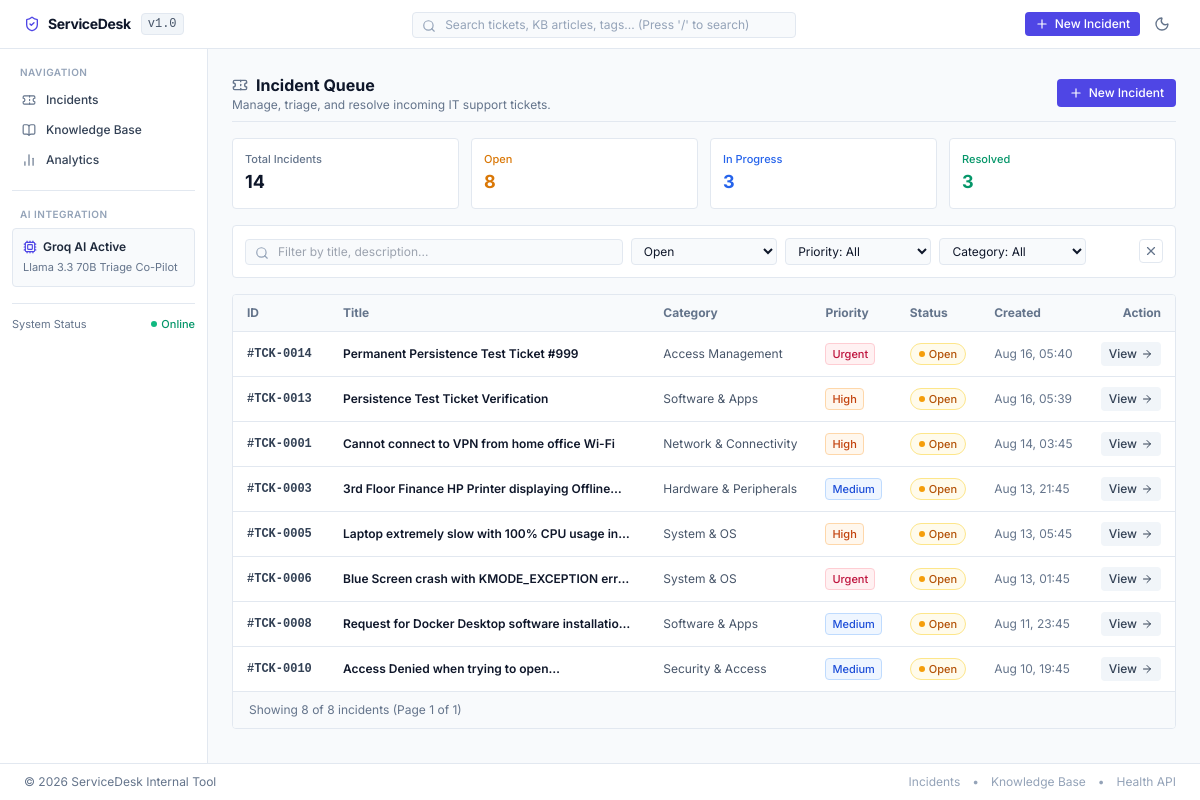
Page /tickets?status=Open on the committed database.
### app/models.py (models this page shows)
class Ticket(Base):
    __tablename__ = "tickets"
    id = Column(Integer, primary_key=True, index=True, autoincrement=True)
    title = Column(String(255), nullable=False)
    description = Column(Text, nullable=False)
    status = Column(String(50), nullable=False, default="Open")  # Open, In Progress, Pending, Resolved, Closed
    priority = Column(String(50), nullable=False, default="Medium")  # Low, Medium, High, Urgent
    category = Column(String(100), nullable=False, default="General IT")
    ai_summary = Column(Text, nullable=True)
    suggested_resolution = Column(Text, nullable=True)
    final_resolution = Column(Text, nullable=True)
    created_at = Column(DateTime(timezone=True), default=utc_now)
    updated_at = Column(DateTime(timezone=True), default=utc_now, onupdate=utc_now)
    activities = relationship("TicketActivity", back_populates="ticket", cascade="all, delete-orphan", order_by="TicketActivity.created_at.desc()")

### app/routers/tickets.py (the view)
@router.get("/tickets", response_class=HTMLResponse)
async def list_tickets(
    request: Request,
    q: Optional[str] = Query(None),
    status_filter: Optional[str] = Query(None, alias="status"),
    priority_filter: Optional[str] = Query(None, alias="priority"),
    category_filter: Optional[str] = Query(None, alias="category"),
    page: int = Query(1, ge=1),
    page_size: int = Query(20, ge=1, le=100),
    created: Optional[bool] = False,
    deleted: Optional[bool] = False,
    db: Session = Depends(get_db)
):
    skip = (page - 1) * page_size
    tickets, total_count = TicketService.get_all_tickets(
        db=db,
        query=q,
        status=status_filter,
        priority=priority_filter,
        category=category_filter,
        skip=skip,
        limit=page_size
    )
    categories = TicketService.get_categories(db)
    counts = TicketService.get_ticket_counts(db)
    total_pages = max(1, (total_count + page_size - 1) // page_size)
    return templates.TemplateResponse(
        request=request,
        name="tickets/list.html",
        context={
            "app_name": settings.APP_NAME,
            "tickets": tickets,
            "counts": counts,
            "categories": categories,
            "statuses": VALID_STATUSES,
            "priorities": VALID_PRIORITIES,
            "search_query": q or "",
            "selected_status": status_filter or "All",
            "selected_priority": priority_filter or "All",
            "selected_category": category_filter or "All",
            "page": page,
            "total_pages": total_pages,
            "total_count": total_count,
            "created_success": created,
            "deleted_success": deleted
        }
    )

### app/templates/tickets/list.html (shortened to what this page needs)
{% extends "base.html" %}
{% block content %}
<div class="space-y-4">
    <div class="flex items-center justify-between gap-4 pb-2 border-b border-slate-200 dark:border-slate-800">
        <div>
            <h1 class="text-base font-bold text-slate-900 dark:text-white flex items-center gap-2">
                <i data-lucide="ticket" class="w-4 h-4 text-slate-500"></i>
                <span>Incident Queue</span>
            </h1>
            <p class="text-xs text-slate-500">Manage, triage, and resolve incoming IT support tickets.</p>
        </div>
        <div>
            <a href="/tickets/new" class="inline-flex items-center gap-1.5 px-3 py-1.5 rounded bg-indigo-600 hover:bg-indigo-700 text-white text-xs font-medium shadow-xs transition">
                <i data-lucide="plus" class="w-3.5 h-3.5"></i>
                <span>New Incident</span>
            </a>
        </div>
    </div>
    <div class="grid grid-cols-2 sm:grid-cols-4 gap-3">
        <a href="/tickets" class="p-3 rounded border border-slate-200 dark:border-slate-800 bg-white dark:bg-slate-900 shadow-xs hover:border-slate-300 transition">
            <span class="text-[11px] font-medium text-slate-500 block">Total Incidents</span>
            <span class="text-lg font-bold text-slate-900 dark:text-white">{{ counts.total }}</span>
        </a>
        <a href="/tickets?status=Open" class="p-3 rounded border border-slate-200 dark:border-slate-800 bg-white dark:bg-slate-900 shadow-xs hover:border-slate-300 transition">
            <span class="text-[11px] font-medium text-amber-600 dark:text-amber-400 block">Open</span>
            <span class="text-lg font-bold text-amber-600 dark:text-amber-400">{{ counts.open }}</span>
        </a>
        <a href="/tickets?status=In+Progress" class="p-3 rounded border border-slate-200 dark:border-slate-800 bg-white dark:bg-slate-900 shadow-xs hover:border-slate-300 transition">
            <span class="text-[11px] font-medium text-blue-600 dark:text-blue-400 block">In Progress</span>
            <span class="text-lg font-bold text-blue-600 dark:text-blue-400">{{ counts.in_progress }}</span>
        </a>
        <a href="/tickets?status=Resolved" class="p-3 rounded border border-slate-200 dark:border-slate-800 bg-white dark:bg-slate-900 shadow-xs hover:border-slate-300 transition">
            <span class="text-[11px] font-medium text-emerald-600 dark:text-emerald-400 block">Resolved</span>
            <span class="text-lg font-bold text-emerald-600 dark:text-emerald-400">{{ counts.resolved }}</span>
        </a>
    </div>
    <div class="p-3 rounded border border-slate-200 dark:border-slate-800 bg-white dark:bg-slate-900 shadow-xs">
        <form method="GET" action="/tickets" class="grid grid-cols-1 sm:grid-cols-12 gap-2 items-center">
            <div class="sm:col-span-5 relative">
                <i data-lucide="search" class="absolute left-2.5 top-2 w-3.5 h-3.5 text-slate-400"></i>
                <input
                    type="text"
                    name="q"
                    value="{{ search_query }}"
                    placeholder="Filter by title, description..."
                    class="w-full pl-8 pr-3 py-1 rounded border border-slate-200 dark:border-slate-700 bg-slate-50 dark:bg-slate-800 text-slate-900 dark:text-white text-xs focus:outline-none focus:ring-1 focus:ring-indigo-500"
                >
            </div>
            <div class="sm:col-span-2">
                <select name="status" onchange="this.form.submit()" class="w-full px-2 py-1 rounded border border-slate-200 dark:border-slate-700 bg-slate-50 dark:bg-slate-800 text-slate-900 dark:text-white text-xs focus:outline-none focus:ring-1 focus:ring-indigo-500">
                    {% for st in statuses %}
                        <option value="{{ st }}" {% if selected_status == st %}selected{% endif %}>{{ st }}</option>
                    {% endfor %}
                </select>
            </div>
            <div class="sm:col-span-2">
                <select name="priority" onchange="this.form.submit()" class="w-full px-2 py-1 rounded border border-slate-200 dark:border-slate-700 bg-slate-50 dark:bg-slate-800 text-slate-900 dark:text-white text-xs focus:outline-none focus:ring-1 focus:ring-indigo-500">
                    <option value="All" {% if selected_priority == 'All' %}selected{% endif %}>Priority: All</option>
                </select>
            </div>
            <div class="sm:col-span-2">
                <select name="category" onchange="this.form.submit()" class="w-full px-2 py-1 rounded border border-slate-200 dark:border-slate-700 bg-slate-50 dark:bg-slate-800 text-slate-900 dark:text-white text-xs focus:outline-none focus:ring-1 focus:ring-indigo-500">
                    <option value="All" {% if selected_category == 'All' %}selected{% endif %}>Category: All</option>
                </select>
            </div>
            <div class="sm:col-span-1 flex justify-end">
                {% if search_query or selected_status != 'All' or selected_priority != 'All' or selected_category != 'All' %}
                    <a href="/tickets" class="p-1 rounded border border-slate-200 dark:border-slate-700 text-slate-500 hover:bg-slate-100 dark:hover:bg-slate-800 text-xs" title="Reset Filters">
                        <i data-lucide="x" class="w-3.5 h-3.5"></i>
                    </a>
                {% endif %}
            </div>
        </form>
    </div>
    {% if tickets %}
        <div class="rounded border border-slate-200 dark:border-slate-800 bg-white dark:bg-slate-900 shadow-xs overflow-hidden">
            <div class="overflow-x-auto">
                <table class="w-full text-left text-xs">
                    <thead class="bg-slate-50 dark:bg-slate-800/60 border-b border-slate-200 dark:border-slate-800 text-slate-500 font-semibold">
                        <tr>
                            <th class="py-2.5 px-3.5 w-24">ID</th>
                            <th class="py-2.5 px-3.5">Title</th>
                            <th class="py-2.5 px-3.5">Category</th>
                            <th class="py-2.5 px-3.5">Priority</th>
                            <th class="py-2.5 px-3.5">Status</th>
                            <th class="py-2.5 px-3.5">Created</th>
                            <th class="py-2.5 px-3.5 text-right">Action</th>
                        </tr>
                    </thead>
                    <tbody class="divide-y divide-slate-200 dark:divide-slate-800">
                        {% for ticket in tickets %}
                            <tr class="table-row-hover transition-colors">
                                <td class="py-2.5 px-3.5 font-mono font-semibold text-slate-700 dark:text-slate-300">
                                    <a href="/tickets/{{ ticket.id }}" class="hover:text-indigo-600">
                                        #TCK-{{ "%04d" % ticket.id }}
                                    </a>
                                </td>
                                <td class="py-2.5 px-3.5">
                                    <a href="/tickets/{{ ticket.id }}" class="font-semibold text-slate-900 dark:text-white hover:text-indigo-600 dark:hover:text-indigo-400 line-clamp-1">
                                        {{ ticket.title }}
                                    </a>
                                </td>
                                <td class="py-2.5 px-3.5 text-slate-600 dark:text-slate-400 whitespace-nowrap">
                                    {{ ticket.category }}
                                </td>
                                <td class="py-2.5 px-3.5 whitespace-nowrap">
                                    {% if ticket.priority == 'Urgent' or ticket.priority == 'Critical' %}
                                        <span class="inline-flex items-center px-1.5 py-0.5 rounded text-[11px] font-medium bg-rose-50 text-rose-700 border border-rose-200 dark:bg-rose-950/40 dark:text-rose-300 dark:border-rose-800">
                                            Urgent
                                        </span>
                                    {% elif ticket.priority == 'High' %}
                                        <span class="inline-flex items-center px-1.5 py-0.5 rounded text-[11px] font-medium bg-orange-50 text-orange-700 border border-orange-200 dark:bg-orange-950/40 dark:text-orange-300 dark:border-orange-800">
                                            High
                                        </span>
                                    {% elif ticket.priority == 'Medium' %}
                                        <span class="inline-flex items-center px-1.5 py-0.5 rounded text-[11px] font-medium bg-blue-50 text-blue-700 border border-blue-200 dark:bg-blue-950/40 dark:text-blue-300 dark:border-blue-800">
                                            Medium
                                        </span>
                                    {% else %}
                                        <span class="inline-flex items-center px-1.5 py-0.5 rounded text-[11px] font-medium bg-slate-100 text-slate-600 border border-slate-200 dark:bg-slate-800 dark:text-slate-400 dark:border-slate-700">
                                            Low
                                        </span>
                                    {% endif %}
                                </td>
                                <td class="py-2.5 px-3.5 whitespace-nowrap">
                                    {% if ticket.status == 'Open' %}
                                        <span class="inline-flex items-center gap-1 px-2 py-0.5 rounded-full text-[11px] font-medium bg-amber-50 text-amber-700 border border-amber-200 dark:bg-amber-950/40 dark:text-amber-300 dark:border-amber-800">
                                            <span class="h-1.5 w-1.5 rounded-full bg-amber-500"></span> Open
                                        </span>
                                    {% elif ticket.status == 'In Progress' %}
                                        <span class="inline-flex items-center gap-1 px-2 py-0.5 rounded-full text-[11px] font-medium bg-blue-50 text-blue-700 border border-blue-200 dark:bg-blue-950/40 dark:text-blue-300 dark:border-blue-800">
                                            <span class="h-1.5 w-1.5 rounded-full bg-blue-500"></span> In Progress
                                        </span>
                                    {% elif ticket.status == 'Resolved' %}
                                        <span class="inline-flex items-center gap-1 px-2 py-0.5 rounded-full text-[11px] font-medium bg-emerald-50 text-emerald-700 border border-emerald-200 dark:bg-emerald-950/40 dark:text-emerald-300 dark:border-emerald-800">
                                            <span class="h-1.5 w-1.5 rounded-full bg-emerald-500"></span> Resolved
                                        </span>
                                    {% else %}
                                        <span class="inline-flex items-center gap-1 px-2 py-0.5 rounded-full text-[11px] font-medium bg-slate-100 text-slate-600 border border-slate-200 dark:bg-slate-800 dark:text-slate-400 dark:border-slate-700">
                                            Closed
                                        </span>
                                    {% endif %}
                                </td>
                                <td class="py-2.5 px-3.5 text-slate-500 whitespace-nowrap">
                                    {{ ticket.created_at.strftime('%b %d, %H:%M') }}
                                </td>
                                <td class="py-2.5 px-3.5 text-right whitespace-nowrap">
                                    <a href="/tickets/{{ ticket.id }}" class="inline-flex items-center gap-1 px-2 py-1 rounded bg-slate-100 dark:bg-slate-800 hover:bg-slate-200 dark:hover:bg-slate-700 text-slate-700 dark:text-slate-300 text-xs font-medium transition">
                                        <span>View</span>
                                        <i data-lucide="arrow-right" class="w-3 h-3"></i>
                                    </a>
                                </td>
                            </tr>
                        {% endfor %}
                    </tbody>
                </table>
            </div>
            <div class="px-4 py-2.5 bg-slate-50 dark:bg-slate-800/50 border-t border-slate-200 dark:border-slate-800 flex items-center justify-between text-xs text-slate-500">
                <div>
                    Showing {{ tickets|length }} of {{ total_count }} incidents (Page {{ page }} of {{ total_pages }})
                </div>
            </div>
        </div>
    {% endif %}
</div>
{% endblock %}

### app/static/css/style.css (style rules this page uses)
body { font-family: 'Inter', -apple-system, BlinkMacSystemFont, "Segoe UI", Roboto, sans-serif; color: #0f172a; background-color: #f8fafc; }

### rows in the picture
Ticket: id "0014", title "Permanent Persistence Test Ticket #999", category "Access Management", priority "Urgent", status "Open" (drawn), created_at "Aug 16, 05:40"
Ticket: id "0013", title "Persistence Test Ticket Verification", category "Software & Apps", priority "High", status "Open" (drawn), created_at "Aug 16, 05:39"
Ticket: id "0001", title "Cannot connect to VPN from home office Wi-Fi", category "Network & Connectivity", priority "High", status "Open" (drawn), created_at "Aug 14, 03:45"
Ticket: id "0003", title "3rd Floor Finance HP Printer displaying…", category "Hardware & Peripherals", priority "Medium", status "Open" (drawn), created_at "Aug 13, 21:45"
Ticket: id "0005", title "Laptop extremely slow with 100% CPU usage…", category "System & OS", priority "High", status "Open" (drawn), created_at "Aug 13, 05:45"
Ticket: id "0006", title "Blue Screen crash with KMODE_EXCEPTION…", category "System & OS", priority "Urgent", status "Open" (drawn), created_at "Aug 13, 01:45"
Ticket: id "0008", title "Request for Docker Desktop software…", category "Software & Apps", priority "Medium", status "Open" (drawn), created_at "Aug 11, 23:45"
Ticket: id "0010", title "Access Denied when trying to…", category "Security & Access", priority "Medium", status "Open" (drawn), created_at "Aug 10, 19:45"

### other values in the picture
{{ counts.total }} "14"
{{ counts.open }} "8"
{{ counts.in_progress }} "3"
{{ counts.resolved }} "3"
{{ tickets|length }} "8"
{{ total_count }} "8"
{{ page }} "1"
{{ total_pages }} "1"
form field status "Open"
